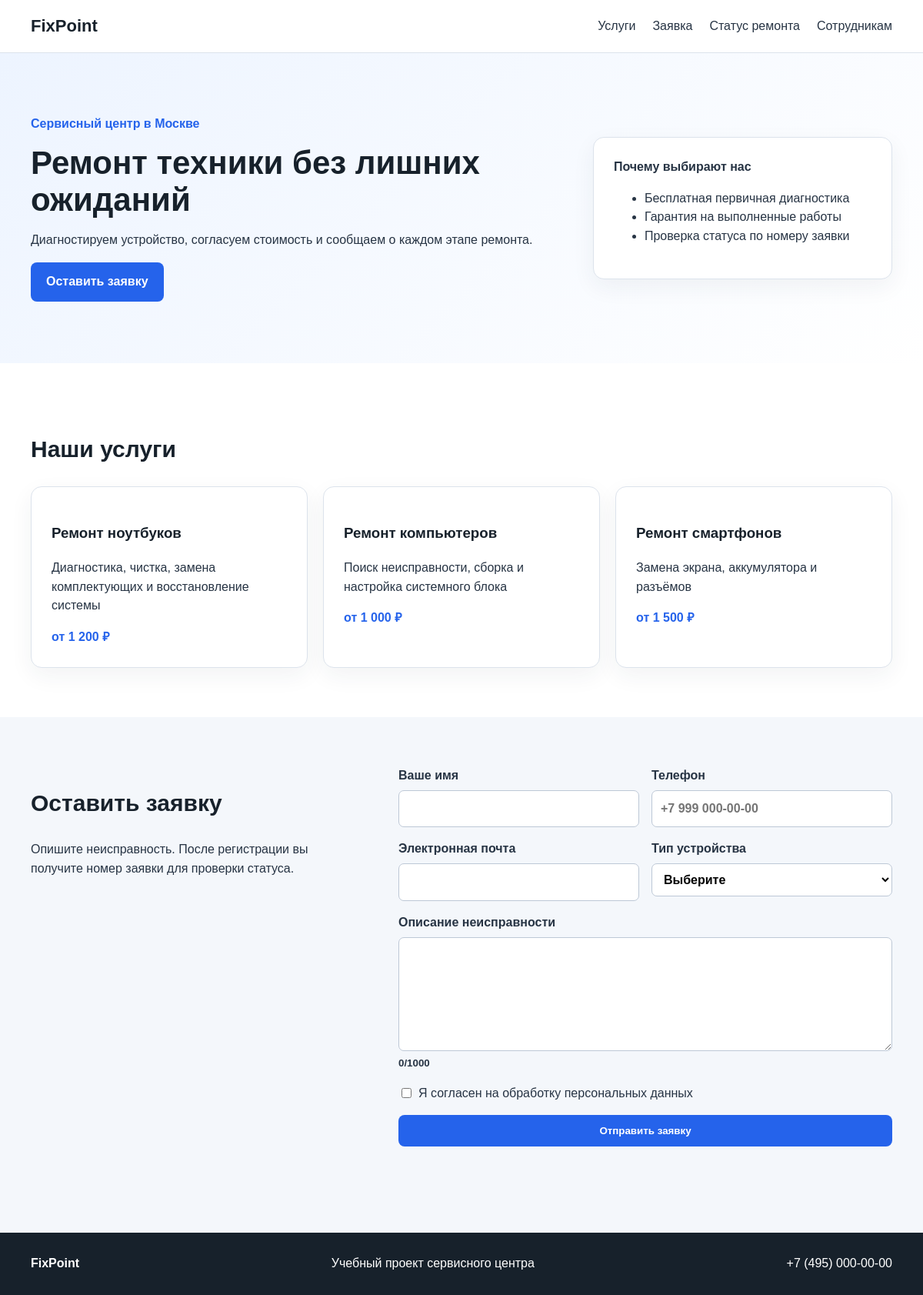
The page / on the database its author committed.
### tables this page shows
CREATE TABLE services (id INT AUTO_INCREMENT PRIMARY KEY,name VARCHAR(100) NOT NULL,description VARCHAR(255) NOT NULL,price_from DECIMAL(10,2) NOT NULL DEFAULT 0,is_active TINYINT(1) NOT NULL DEFAULT 1);

### includes/functions.php (called while the page is built, shortened)
<?php
function e(?string $value): string { return htmlspecialchars((string)$value, ENT_QUOTES, 'UTF-8'); }

### index.php (the view, shortened to what this page needs)
<?php
require_once __DIR__ . '/includes/db.php';
require_once __DIR__ . '/includes/functions.php';
$services = $pdo->query('SELECT * FROM services WHERE is_active = 1 ORDER BY id')->fetchAll();
?>
<!doctype html>
<html lang="ru">
<head>
    <link rel="stylesheet" href="assets/style.css">
</head>
<body>
    <header>
        <div class="container nav"><a class="logo" href="index.php">FixPoint</a>
            <nav><a href="#services">Услуги</a><a href="#request">Заявка</a><a href="status.php">Статус ремонта</a><a
                    href="admin/login.php">Сотрудникам</a></nav>
        </div>
    </header>
    <main>
        <section class="hero">
            <div class="container hero-grid">
                <div><span class="tag">Сервисный центр в Москве</span>
                    <h1>Ремонт техники без лишних ожиданий</h1>
                    <p>Диагностируем устройство, согласуем стоимость и сообщаем о каждом этапе ремонта.</p><a
                        class="button" href="#request">Оставить заявку</a>
                </div>
                <div class="hero-card"><b>Почему выбирают нас</b>
                    <ul>
                        <li>Бесплатная первичная диагностика</li>
                        <li>Гарантия на выполненные работы</li>
                        <li>Проверка статуса по номеру заявки</li>
                    </ul>
                </div>
            </div>
        </section>
        <section id="services" class="container section">
            <h2>Наши услуги</h2>
            <div class="cards"><?php foreach ($services as $service): ?><article class="card">
                    <h3><?=e($service['name'])?></h3>
                    <p><?=e($service['description'])?></p><b>от
                        <?=number_format((float)$service['price_from'],0,',',' ')?> ₽</b>
                </article><?php endforeach; ?></div>
        </section>
        <section id="request" class="section muted">
            <div class="container form-wrap">
                <div>
                    <h2>Оставить заявку</h2>
                    <p>Опишите неисправность. После регистрации вы получите номер заявки для проверки статуса.</p>
                </div>
                <form id="requestForm" action="create_request.php" method="post">
                    <label>Ваше имя<input name="client_name" required maxlength="80"></label>
                    <label>Телефон<input name="phone" required maxlength="25" placeholder="+7 999 000-00-00"></label>
                    <label>Электронная почта<input type="email" name="email" maxlength="120"></label>
                    <label>Тип устройства<select name="device_type" required>
                            <option value="">Выберите</option>
                        </select></label>
                    <label class="full">Описание неисправности<textarea name="problem" required maxlength="1000"
                            rows="5"></textarea><small><span id="counter">0</span>/1000</small></label>
                    <label class="checkbox full"><input type="checkbox" required> Я согласен на обработку персональных
                        данных</label>
                    <button class="button full" type="submit">Отправить заявку</button>
                </form>
            </div>
        </section>
    </main>
    <footer>
        <div class="container"><b>FixPoint</b><span>Учебный проект сервисного центра</span><span>+7 (495)
                000-00-00</span></div>
    </footer>
</body>
</html>

### assets/style.css (style rules this page uses)
:root { --dark: #17212b; --blue: #2563eb; --light: #f4f7fb; --text: #273444; --border: #dce3ec; }
* { box-sizing: border-box; }
html { scroll-behavior: smooth; }
body { margin: 0; font-family: Arial, sans-serif; color: var(--text); background: #fff; line-height: 1.55; }
a { color: var(--blue); text-decoration: none; }
.container { width: min(1120px, calc(100% - 32px)); margin: auto; }
header { background: #fff; border-bottom: 1px solid var(--border); position: sticky; top: 0; z-index: 5; }
.nav { min-height: 68px; display: flex; align-items: center; justify-content: space-between; gap: 24px; }
.logo { font-size: 22px; font-weight: 800; color: var(--dark); }
nav { display: flex; gap: 22px; align-items: center; }
nav a { color: var(--text); }
.hero { padding: 80px 0; background: linear-gradient(135deg, #edf4ff, #fff); }
.hero-grid { display: grid; grid-template-columns: 1.4fr 0.8fr; gap: 50px; align-items: center; }
h1 { font-size: 42px; line-height: 1.15; color: var(--dark); margin: 14px 0; }
h2 { font-size: 30px; color: var(--dark); }
h3 { color: var(--dark); }
.tag { color: var(--blue); font-weight: bold; }
.button { display: inline-block; background: var(--blue); color: #fff; border: 0; border-radius: 8px; padding: 13px 20px; font-weight: bold; cursor: pointer; }
.hero-card, .card, .status-card, .result-card, .login-card, .details { background: #fff; border: 1px solid var(--border); border-radius: 14px; padding: 26px; box-shadow: 0 10px 30px rgba(32, 51, 70, 0.06); }
.section { padding: 64px 0; }
.muted { background: var(--light); }
.cards { display: grid; grid-template-columns: repeat(3, 1fr); gap: 20px; }
.card b { color: var(--blue); }
.form-wrap { display: grid; grid-template-columns: 0.8fr 1.2fr; gap: 50px; }
form { display: grid; grid-template-columns: 1fr 1fr; gap: 16px; }
label { font-weight: bold; display: flex; flex-direction: column; gap: 6px; }
input, select, textarea { font: inherit; border: 1px solid #bdc8d6; border-radius: 7px; padding: 11px; background: #fff; }
.full { grid-column: 1/-1; }
.checkbox { flex-direction: row; font-weight: normal; align-items: center; }
.checkbox input { width: auto; }
footer { background: var(--dark); color: #fff; padding: 28px 0; }
footer .container { display: flex; justify-content: space-between; gap: 20px; }

### rows shown on the page
services: name "Ремонт ноутбуков", description "Диагностика, чистка, замена комплектующих и восстановление системы", price_from "1 200"
services: name "Ремонт компьютеров", description "Поиск неисправности, сборка и настройка системного блока", price_from "1 000"
services: name "Ремонт смартфонов", description "Замена экрана, аккумулятора и разъёмов", price_from "1 500"
